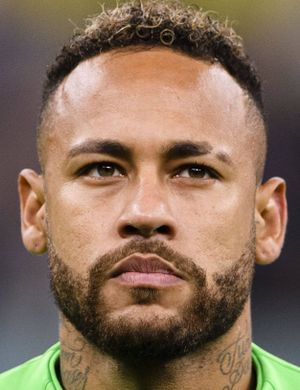
#> input picture Testing/68290-1669394812.jpg, 300 x 390 px, found by its file name
$ jupyter execute --allow-errors MODEL.ipynb   (shell and % lines are left out)
#> lines starting #> are read from the running program, lines starting #| are printed output that depends on the picture; after the words box and inside, x2 and y2 are one past the last pixel; in counts of white or black regions, pixels touching at a corner belong together
[cell 1]
import cv2
import matplotlib.pyplot as plt
import numpy as np

[cell 2]
img=cv2.imread('./testing/68290-1669394812.jpg')
#> img is the input picture: shape (390, 300, 3); mean B, G, R 89.8, 109.9, 135.1
img.shape
#> Out = (390, 300, 3)

[cell 3]
img

[cell 4]
plt.imshow(img)

[cell 5]
gray_img=cv2.cvtColor(img,cv2.COLOR_BGR2GRAY)
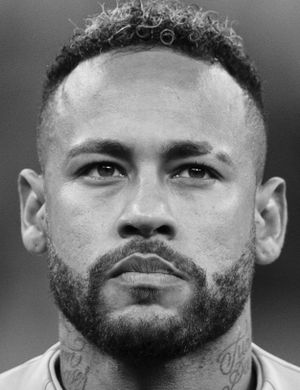
#> gray_img: shape (390, 300); min 0, max 239, mean 115.2
plt.imshow(gray_img,cmap='gray')

[cell 6]
gray_img

[cell 7]
gray_img.shape
#> Out = (390, 300)

[cell 8]
face_classifier=cv2.CascadeClassifier('./OpenCV/HaarCascade/haarcascade_frontalface_default.xml')
eyes_classifier=cv2.CascadeClassifier('./OpenCV/HaarCascade/haarcascade_eye.xml')

[cell 9]
faces=face_classifier.detectMultiScale(img,1.3,5)
#> faces = [[26, 77, 242, 242]]

[cell 10]
for (x,y,w,h) in faces:
    face_img=cv2.rectangle(img,(x,y),(x+w,y+h),(255,0,0),2)
    plt.imshow(face_img)
    roi_gray=gray_img[y:y+h,x:x+w]
    roi_color=img[y:y+h,x:x+w]
    eyes=eyes_classifier.detectMultiScale(roi_gray)
    for (ex,ey,ew,eh) in eyes:
        cv2.rectangle(roi_color,(ex,ey),(ex+ew,ey+eh),(0,255,0),2)
#> this loop made 1 pass
#> (x, y, w, h, eyes) on pass 1: (26, 77, 242, 242, [[135, 69, 52, 52], [47, 65, 56, 56]])
#> pass 1, `face_img=cv2.rectangle(img,(x,y),(x+w,y+h),(255,0,0),2)`:
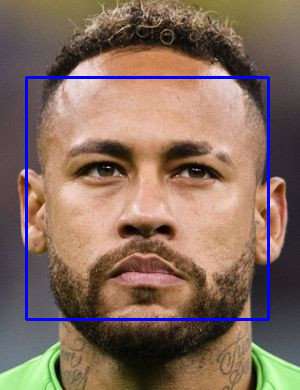
#> face_img: shape (390, 300, 3); mean B, G, R 94, 107.5, 132.1
#> pass 1, `roi_gray=gray_img[y:y+h,x:x+w]`:
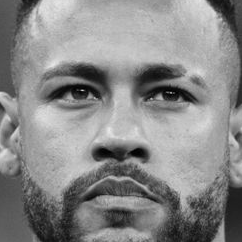
#> roi_gray: shape (242, 242); min 0, max 235, mean 136.6
#> pass 1, `roi_color=img[y:y+h,x:x+w]`:
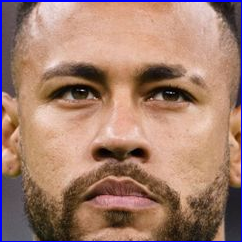
#> roi_color: shape (242, 242, 3); mean B, G, R 109.7, 125.2, 162.3
#> after the loop:
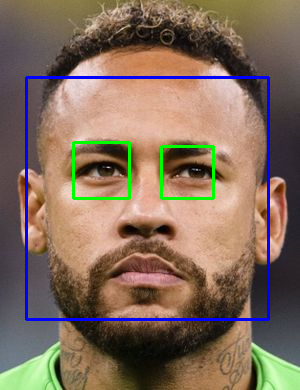
#> img: shape (390, 300, 3); 3.58% of pixels changed, all inside (x1, y1, x2, y2) = (25, 76, 270, 321)
#> after the loop:
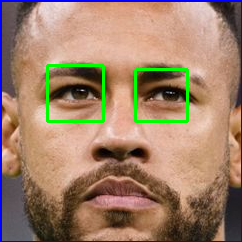
#> roi_color: shape (242, 242, 3); 2.2% of pixels changed, all inside (x1, y1, x2, y2) = (46, 64, 189, 123)

plt.imshow(img, cmap='gray')
plt.show()
#> figure, not shown here; B, G, R data is drawn as R, G, B

[cell 11]
def cropped_image(image_path):
#> called with image_path = './testing/68290-1669394812.jpg'
    image=cv2.imread(image_path)
    gray=cv2.cvtColor(image,cv2.COLOR_BGR2GRAY)
    faces=face_classifier.detectMultiScale(gray,1.3,5)
#> faces = [[26, 77, 242, 242]]
    for (x,y,w,h) in faces:
        roi_gray = gray[y:y+h, x:x+w]
        roi_color = image[y:y+h, x:x+w]
        eyes = eyes_classifier.detectMultiScale(roi_gray)
        if len(eyes) >= 2:
            return roi_color
#> this loop made 1 pass
#> pass 1, in cropped_image, `roi_color = image[y:y+h, x:x+w]`:
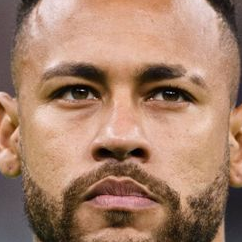
#> roi_color: shape (242, 242, 3); mean B, G, R 105.7, 127.8, 165.6

[cell 12]
crop=cropped_image('./testing/68290-1669394812.jpg')
plt.imshow(crop)
crop_str=np.array(crop)

[cell 13]
crop_str.shape
#> Out = (242, 242, 3)

[cell 14]
import os
img_dir=[]
#> (the rest of this cell did not finish here and is left out)

[cell 15]
curr_dir='./dataset/'

[cell 16]
print(img_dir)

[cell 17]
cropped='./dataset/CROPPED'

[cell 18]
import shutil
if os.path.exists(cropped):
    shutil.rmtree(cropped)
os.mkdir(cropped)

[cell 19]
cropped_image_dirs = []
footballer_file_names_dict = {}
for i in img_dir:
    count=1
    footballer_name=i.split('/')[-1]
    footballer_file_names_dict[footballer_name] = []
    for j in os.scandir(i):
        roi_color=cropped_image(j.path)
        if roi_color is not None:
            cropped_folder=cropped+footballer_name
            if not os.path.exists(cropped_folder):
                os.makedirs(cropped_folder)
                cropped_image_dirs.append(cropped_folder)
                print("Generating cropped images in folder: ",cropped_folder)
            cropped_file_name = footballer_name + str(count) + ".png"
            cropped_file_path = cropped_folder + "/" + cropped_file_name
            cv2.imwrite(cropped_file_path,roi_color)
            footballer_file_names_dict[footballer_name].append(cropped_file_path)
            count += 1

[cell 20]
len(footballer_file_names_dict)

[cell 21]
import pywt
def wavelet(image,level=1,mode='haar'):
#> called with level = 5, mode = 'db1'
    img_array=image
    img_array=cv2.cvtColor(img_array,cv2.COLOR_BGR2GRAY)
    img_array=np.float32(img_array)
    img_array/=255
    coeffs=pywt.wavedec2(img_array, mode, level=level)
#> coeffs = 6 items
    coeffs_H=list(coeffs)
#> coeffs_H = 6 items
    coeffs_H[0] *= 0;
    img_array_H=pywt.waverec2(coeffs_H, mode);
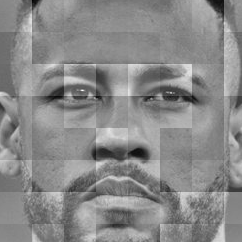
#> img_array_H: shape (242, 242) float32; min -0.654, max 0.561, mean 0.00204; drawn with min black and max white
    img_array_H *= 255;
    img_array_H =  np.uint8(img_array_H)
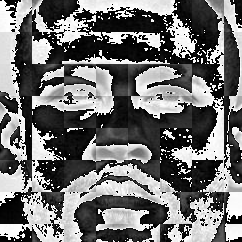
#> img_array_H: shape (242, 242); min 0, max 255, mean 113.1
    return img_array_H

[cell 22]
im_har = wavelet(crop_str,5,'db1')
plt.imshow(im_har,cmap='gray')

[cell 23]
footballer_file_names_dict

[cell 24]
cropped_image_dirs

[cell 25]
name_dict={}
a=0
for i in footballer_file_names_dict.keys():
    name_dict[i]=a
    a=a+1

$ run again, with Testing/2342.vresize.350.350.medium.24.png saved as Testing/68290-1669394812.jpg
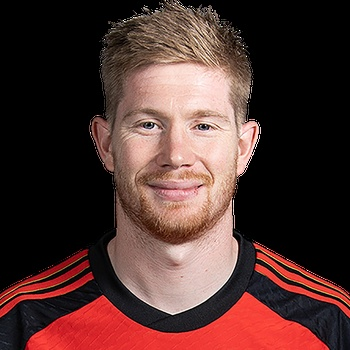
#> input picture Testing/2342.vresize.350.350.medium.24.png, 350 x 350 px, found by its file name
#> img is the input picture: shape (350, 350, 3); mean B, G, R 47.7, 51.5, 80.9
#> `faces=face_classifier.detectMultiScale(img,1.3,5)`: faces = [[102, 62, 155, 155]]
#> the loop `for (x,y,w,h) in faces:` made 1 pass
#> (x, y, w, h, eyes) on pass 1: (102, 62, 155, 155, [[87, 52, 27, 27], [27, 46, 34, 34], [71, 40, 51, 51]])
#> after the loop `for (x,y,w,h) in faces:`:
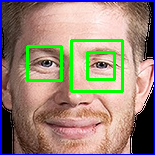
#> roi_color: shape (155, 155, 3); mean B, G, R 120.6, 135.3, 153.4
#> the loop in cropped_image, `for (x,y,w,h) in faces:` made 1 pass
#> coeffs = 6 items
#> in wavelet, `img_array_H =  np.uint8(img_array_H)`:
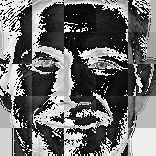
#> img_array_H: shape (156, 156); min 0, max 255, mean 106.6
